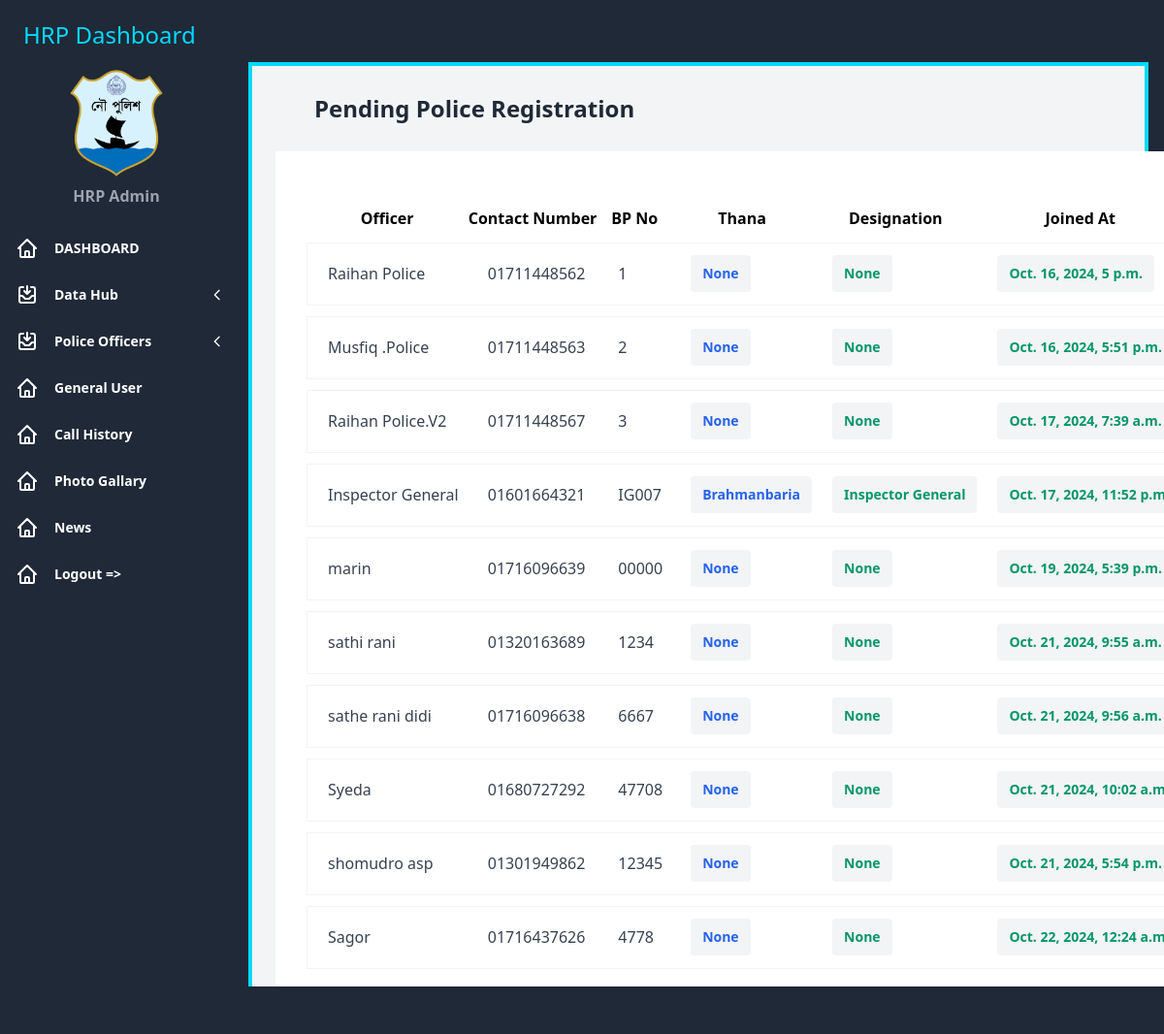
The page /police/pending/ (signed in) on the database its author committed.
### account/models.py (models this page shows, shortened)
class CustomUser(AbstractBaseUser, PermissionsMixin):
    USER_TYPE_CHOICES = [
        ('normal', 'Normal User'),
        ('police', 'Police User'),
    ]
    email = models.EmailField(unique=True, null=True, blank=True)
    profile_picture = models.ImageField(upload_to='pp/', blank=True, null=True)
    name = models.CharField(max_length=255)
    phone = PhoneNumberField(unique=True, null=True, blank=True)
    lat = models.CharField(max_length=255, null=True, blank=True)
    lon = models.CharField(max_length=255, null=True, blank=True)
    user_type = models.CharField(max_length=10, choices=USER_TYPE_CHOICES)
    dob = models.DateField(null=True, blank=True)  # Only for Police Users
    thana = models.CharField(max_length=100, blank=True, null=True)
    batch = models.CharField(max_length=100, null=True, blank=True)
    bp = models.CharField(max_length=100, null=True, blank=True)
    rank = models.CharField(max_length=100, null=True, blank=True)
    district = models.CharField(max_length=30, null=True, blank=True)
    address = models.CharField(max_length=1000, blank=True, null=True)
    nid = models.CharField(max_length=20, null=True, blank=True)
    profession = models.CharField(max_length=50, null=True, blank=True)
    device_token = models.CharField(max_length=255, null=True, blank=True)
    is_active = models.BooleanField(default=True)
    is_staff = models.BooleanField(default=False)
    is_on_duty = models.BooleanField(default=False)
    date_joined = models.DateTimeField(default=timezone.now)
    otp = models.CharField(max_length=6, blank=True, null=True)
    otp_expires_at = models.DateTimeField(blank=True, null=True)
    objects = CustomUserManager()
    USERNAME_FIELD = 'phone'
    REQUIRED_FIELDS = ['name']
    class Meta:
        permissions = [
            ('can_view_police_users', 'Can view police users'),
        ]
    groups = models.ManyToManyField(
        Group,
        related_name='customuser_set',
        blank=True
    )
    user_permissions = models.ManyToManyField(
        Permission,
        related_name='customuser_set',
        blank=True
    )

### datahub/views.py (the view)
# urls.py: path('police/pending/', pendingPolice, name='pending-police'),
@login_required
def pendingPolice(request, *args, **kwargs):
    user = CustomUser.objects.filter(user_type='police', is_staff=False)
    context = {
        'police': user
    }
    return render(request, 'datahub/pendingpolice.html', context)

### template/datahub/pendingpolice.html (shortened to what this page needs)
{% extends 'datahub/base.html' %}  {% block content %}
<div class="sm:px-6 w-full">
  <div class="px-4 md:px-10 py-4 md:py-7">
    <div class="flex items-center justify-between">
      <p
        tabindex="0"
        class="focus:outline-none text-base sm:text-lg md:text-xl lg:text-2xl font-bold leading-normal text-gray-800"
      >
        Pending Police Registration
      </p>
    </div>
  </div>
  <div class="bg-white py-4 md:py-7 px-4 md:px-8 xl:px-10">
    <div class="mt-7 overflow-x-auto">
      <table class="w-full whitespace-nowrap">
        <thead>
            <tr>
                <th>Officer</th>
                <th>Contact Number</th>
                <th>BP No</th>
                <th>Thana</th>
                <th>Designation</th>
                <th>Joined At</th>
            </tr>
            <tr class="h-3"></tr>
        </thead>
        <tbody>
            {% for e in police %}
          <tr
            tabindex="0"
            class="focus:outline-none h-16 border border-gray-100 rounded"
          >
            <td class="">
              <div class="flex items-center pl-5">
                <p
                  class="text-base font-medium leading-none text-gray-700 mr-2"
                >
                  {{e.name}}
                </p>
              </div>
            </td>
            <td class="">
                <div class="flex items-center pl-5">
                  <p
                    class="text-base font-medium leading-none text-gray-700 mr-2"
                  >
                    {{e.phone}}
                  </p>
                </div>
              </td>
              <td class="">
                <div class="flex items-center pl-5">
                  <p
                    class="text-base font-medium leading-none text-gray-700 mr-2"
                  >
                    {{e.bp}}
                  </p>
                </div>
              </td>
            <td class="pl-5">
              <button
                class="font-bold py-3 px-3 text-sm focus:outline-none leading-none text-blue-600 bg-gray-100 rounded"
              >
                {{e.thana}}
              </button>
            </td>
            <td class="pl-5">
                <button
                  class="py-3 px-3 text-sm focus:outline-none leading-none text-green-600 font-bold bg-gray-100 rounded"
                >
                  {{e.rank}}
                </button>
              </td>
              <td class="pl-5">
                <button
                  class="py-3 px-3 text-sm focus:outline-none leading-none text-green-600 font-bold bg-gray-100 rounded"
                >
                  {{e.date_joined}}
                </button>
              </td>
          </tr>
          <tr class="h-3"></tr>
          {% endfor %}
        </tbody>
      </table>
    </div>
  </div>
</div>
{% endblock content %}

### template/datahub/base.html (shortened to what this page needs)
{% load static %}
<!DOCTYPE html>
<html x-data="data()" lang="en">
<head>
    <link href="https://cdn.jsdelivr.net/npm/tailwindcss@2.2.19/dist/tailwind.min.css" rel="stylesheet">
    <link rel="stylesheet" href="">
</head>
<body>
    <div class="flex h-screen bg-gray-800 " :class="{ 'overflow-hidden': isSideMenuOpen }">
        <aside class="z-20 flex-shrink-0 hidden w-60 pl-2 overflow-y-auto bg-gray-800 md:block">
            <div>
                <div class="text-white">
                    <div class="flex p-2  bg-gray-800">
                        <div class="flex py-3 px-2 items-center">
                            <p class="text-2xl text-green-500 font-semibold">HRP Dashboard</p>
                        </div>
                    </div>
                    <div class="flex justify-center">
                        <div class="">
                            <img class="hidden h-25 w-24  sm:block object-cover mr-2 "
                                src="{% static 'image/RiverPolice.png' %}" alt="">
                            <p class="font-bold text-base  text-gray-400 pt-2 text-center w-24">HRP Admin</p>
                        </div>
                    </div>
                    <div>
                        <ul class="mt-6 leading-10">
                            <li class="relative px-2 py-1 ">
                                <a class="inline-flex items-center w-full text-sm font-semibold text-white transition-colors duration-150 cursor-pointer hover-menu-text"
                                    href="/">
                                    <span class="ml-4">DASHBOARD</span>
                                </a>
                            </li>
                            <li class="relative px-2 py-1" x-data="{ Open : false  }">
                                <div class="inline-flex items-center justify-between w-full text-base font-semibold transition-colors duration-150 text-gray-500  hover:text-yellow-400 cursor-pointer"
                                    x-on:click="Open = !Open">
                                    <span
                                        class="inline-flex items-center  text-sm font-semibold text-white hover-menu-text">
                                        <span class="ml-4">Data Hub</span>
                                    </span>
                                    <svg xmlns="http://www.w3.org/2000/svg" x-show="!Open"
                                        class="ml-1  text-white w-4 h-4" fill="none" viewBox="0 0 24 24"
                                        stroke="currentColor" style="display: none;">
                                        <path stroke-linecap="round" stroke-linejoin="round" stroke-width="2"
                                            d="M15 19l-7-7 7-7" />
                                    </svg>
                                </div>
                            </li>
                            <li class="relative px-2 py-1" x-data="{ Open : false  }">
                                <div class="inline-flex items-center justify-between w-full text-base font-semibold transition-colors duration-150 text-gray-500  hover:text-yellow-400 cursor-pointer"
                                    x-on:click="Open = !Open">
                                    <span
                                        class="inline-flex items-center  text-sm font-semibold text-white hover-menu-text">
                                        <span class="ml-4">Police Officers</span>
                                    </span>
                                    <svg xmlns="http://www.w3.org/2000/svg" x-show="!Open"
                                        class="ml-1  text-white w-4 h-4" fill="none" viewBox="0 0 24 24"
                                        stroke="currentColor" style="display: none;">
                                        <path stroke-linecap="round" stroke-linejoin="round" stroke-width="2"
                                            d="M15 19l-7-7 7-7" />
                                    </svg>
                                </div>
                            </li>
                            <li class="relative px-2 py-1 ">
                                <a class="inline-flex items-center w-full text-sm font-semibold text-white transition-colors duration-150 cursor-pointer hover-menu-text"
                                    href="/users">
                                    <span class="ml-4">General User</span>
                                </a>
                            </li>
                            <li class="relative px-2 py-1 ">
                                <a class="inline-flex items-center w-full text-sm font-semibold text-white transition-colors duration-150 cursor-pointer hover-menu-text"
                                    href="/logs">
                                    <span class="ml-4">Call History</span>
                                </a>
                            </li>
                            <li class="relative px-2 py-1 ">
                                <a class="inline-flex items-center w-full text-sm font-semibold text-white transition-colors duration-150 cursor-pointer hover-menu-text"
                                    href="/photos">
                                    <span class="ml-4">Photo Gallary</span>
                                </a>
                            </li>
                            <li class="relative px-2 py-1 ">
                                <a class="inline-flex items-center w-full text-sm font-semibold text-white transition-colors duration-150 cursor-pointer hover-menu-text"
                                    href="/news">
                                    <span class="ml-4">News</span>
                                </a>
                            </li>
                            <li class="relative px-2 py-1 ">
                                <a class="inline-flex items-center w-full text-sm font-semibold text-white transition-colors duration-150 cursor-pointer hover-menu-text"
                                    href="/accounts/logout">
                                    <span class="ml-4">Logout =></span>
                                </a>
                            </li>
                        </ul>
                    </div>
                </div>
            </div>
        </aside>
        <div class="flex flex-col flex-1 w-full overflow-y-auto">
            <header class="z-40 py-4  bg-gray-800  ">
                <div class="flex items-center justify-between h-8 px-6 mx-auto">
                </div>
            </header>
            <main class="">
                <div class="grid mb-4 pb-10 mx-4 bg-gray-100 border-4 border-green-400">
                    {% block content %}
                    {% endblock content %}
                </div>
            </main>
        </div>
    </div>
</body>
</html>

### template/datahub/base.html (style rules this page uses)
.text-green-500 { color: #04D9FF; font-weight: 500; }
.border-green-400 { border: 4px solid #04D9FF; }

### rows shown on the page
CustomUser: name "Raihan Police", phone "01711448562", bp "1", thana "None", rank "None", date_joined "Oct. 16, 2024, 5 p.m."
CustomUser: name "Musfiq .Police", phone "01711448563", bp "2", thana "None", rank "None", date_joined "Oct. 16, 2024, 5:51 p.m."
CustomUser: name "Raihan Police.V2", phone "01711448567", bp "3", thana "None", rank "None", date_joined "Oct. 17, 2024, 7:39 a.m."
CustomUser: name "Inspector General", phone "01601664321", bp "IG007", thana "Brahmanbaria", rank "Inspector General", date_joined "Oct. 17, 2024, 11:52…"
CustomUser: name "marin", phone "01716096639", bp "00000", thana "None", rank "None", date_joined "Oct. 19, 2024, 5:39 p.m."
CustomUser: name "sathi rani", phone "01320163689", bp "1234", thana "None", rank "None", date_joined "Oct. 21, 2024, 9:55 a.m."
CustomUser: name "sathe rani didi", phone "01716096638", bp "6667", thana "None", rank "None", date_joined "Oct. 21, 2024, 9:56 a.m."
CustomUser: name "Syeda", phone "01680727292", bp "47708", thana "None", rank "None", date_joined "Oct. 21, 2024, 10:02…"
CustomUser: name "shomudro asp", phone "01301949862", bp "12345", thana "None", rank "None", date_joined "Oct. 21, 2024, 5:54 p.m."
CustomUser: name "Sagor", phone "01716437626", bp "4778", thana "None", rank "None", date_joined "Oct. 22, 2024, 12:24…"
